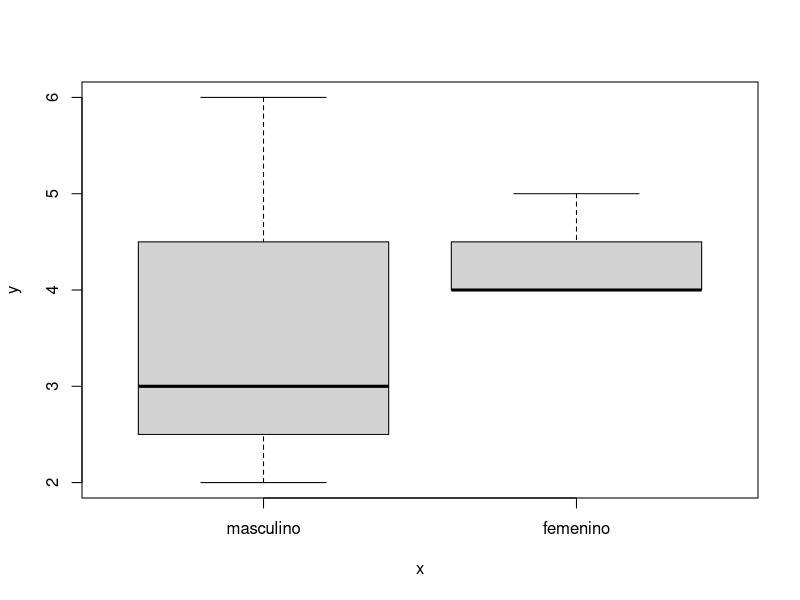

This chart was generated by the following R code:
# Etiquetado de Factores
x <- c(3,2,4,5,6,4)             # Creamos un vector numérico.
y <- c(0,0,1,1,0,1)             # Creamos otro vector numérico, que refleja información cualitativa.
cbind(x,y)                      # Combinamos por columnas, debido a que el número de filas es el mismo.

num_hijos <- x                                        # Cambiamos el nombre.
sexo <- factor(y, labels = c("masculino","femenino")) # Usamos labels para indicar las etiquetas.
class(y)                                              # Consultamos la clase, vemos que es "numeric".

class(sexo)                                           # Consultamo la clase, vemos que es "factor".

data_f <- data.frame(num_hijos, sexo)   # Construimos un data frame para  realizar algún análisis o consultas.
plot(data_f$sexo, data_f$num_hijos)     # Se asigna el eje X al factor, y el eje Y a la variable numérica

mean(data_f$num_hijos)  

summary(data_f)

summary(data_f$num_hijos)

summary(data_f$sexo)

data_f[data_f$sexo == "masculino", ]  

data_f[data_f$num_hijos <= 3, ]
